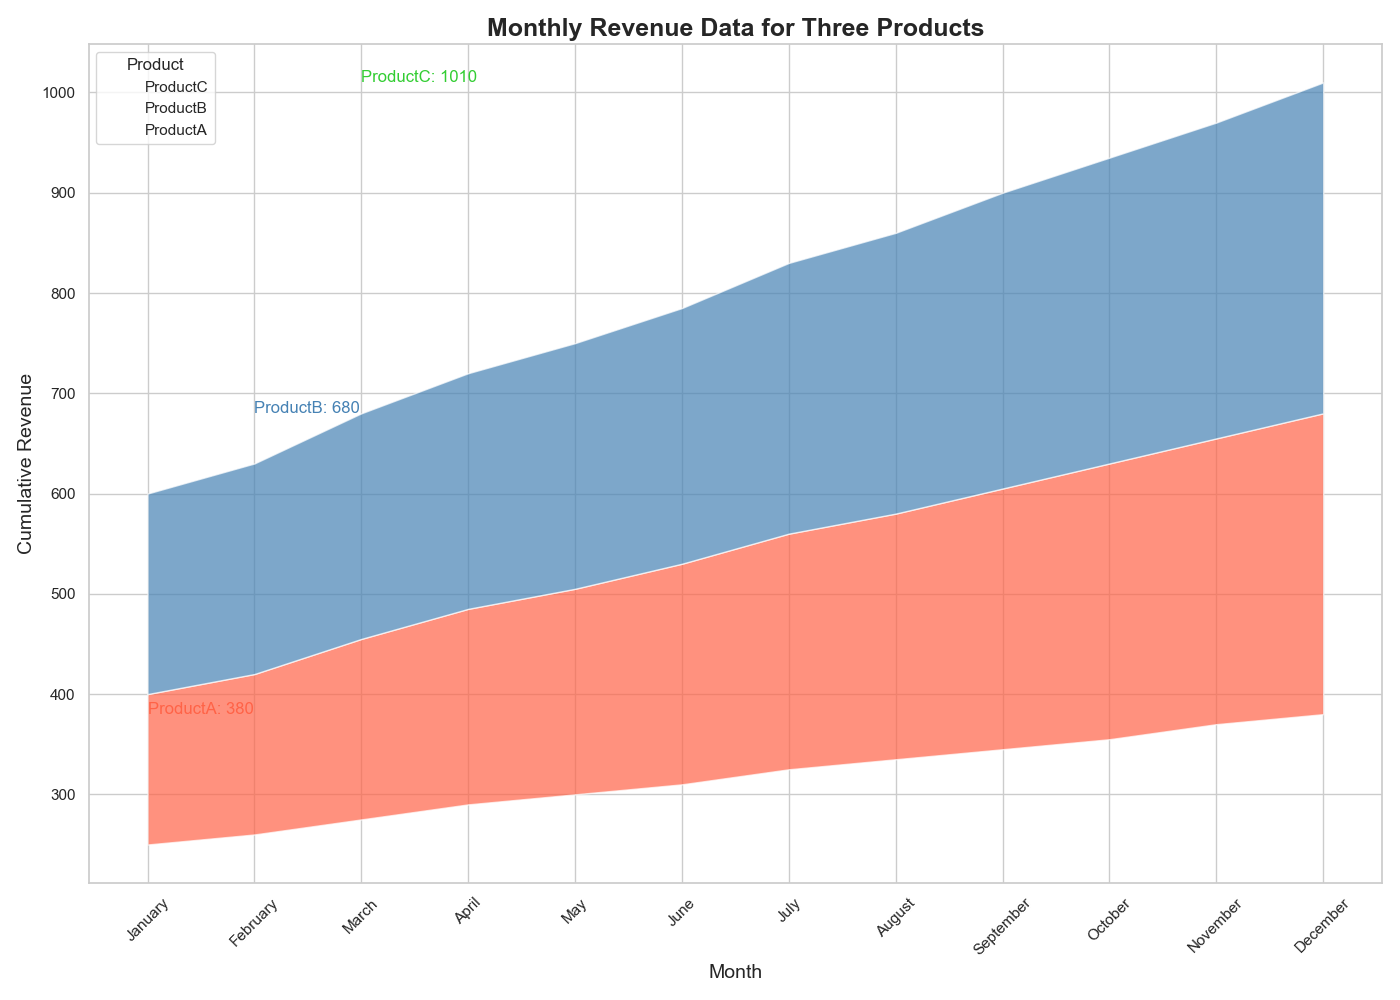

Generate this figure with Python:

import pandas as pd
import seaborn as sns
import matplotlib.pyplot as plt

# Create dataframe
data = {
    'Month': ['January', 'February', 'March', 'April', 'May', 'June', 'July', 'August', 'September', 'October', 'November', 'December'],
    'ProductA': [250, 260, 275, 290, 300, 310, 325, 335, 345, 355, 370, 380],
    'ProductB': [150, 160, 180, 195, 205, 220, 235, 245, 260, 275, 285, 300],
    'ProductC': [200, 210, 225, 235, 245, 255, 270, 280, 295, 305, 315, 330]
}
df = pd.DataFrame(data)
df = df.set_index('Month')

# Plot stacked area chart
plt.figure(figsize=(14, 10))
sns.set_theme(style="whitegrid")
pal = ["#FF6347", "#4682B4", "#32CD32"]

# Cumulate the values
df_cum = df.cumsum(axis=1)

# Plot the lines to create a stacked effect
for i in range(len(df.columns)-1, -1, -1):
    sns.lineplot(data=df_cum[df.columns[i]], label=df.columns[i], color=pal[i], linewidth=0)

# Fill the area between the lines
for i in range(len(df.columns)-1):
    plt.fill_between(df.index, df_cum.iloc[:, i], df_cum.iloc[:, i+1], facecolor=pal[i], alpha=0.7)

# Annotation
for idx, value in enumerate(df_cum.iloc[-1]):
    plt.text(idx, value, f'{df.columns[idx]}: {value}', horizontalalignment='left', size='medium', color=pal[idx])

# Customize chart
plt.title("Monthly Revenue Data for Three Products", fontsize=18, fontweight='bold')
plt.xlabel("Month", fontsize=14)
plt.ylabel("Cumulative Revenue", fontsize=14)
plt.xticks(rotation=45)
plt.legend(title='Product', loc='upper left')

# Show the chart
plt.tight_layout()
plt.show()
